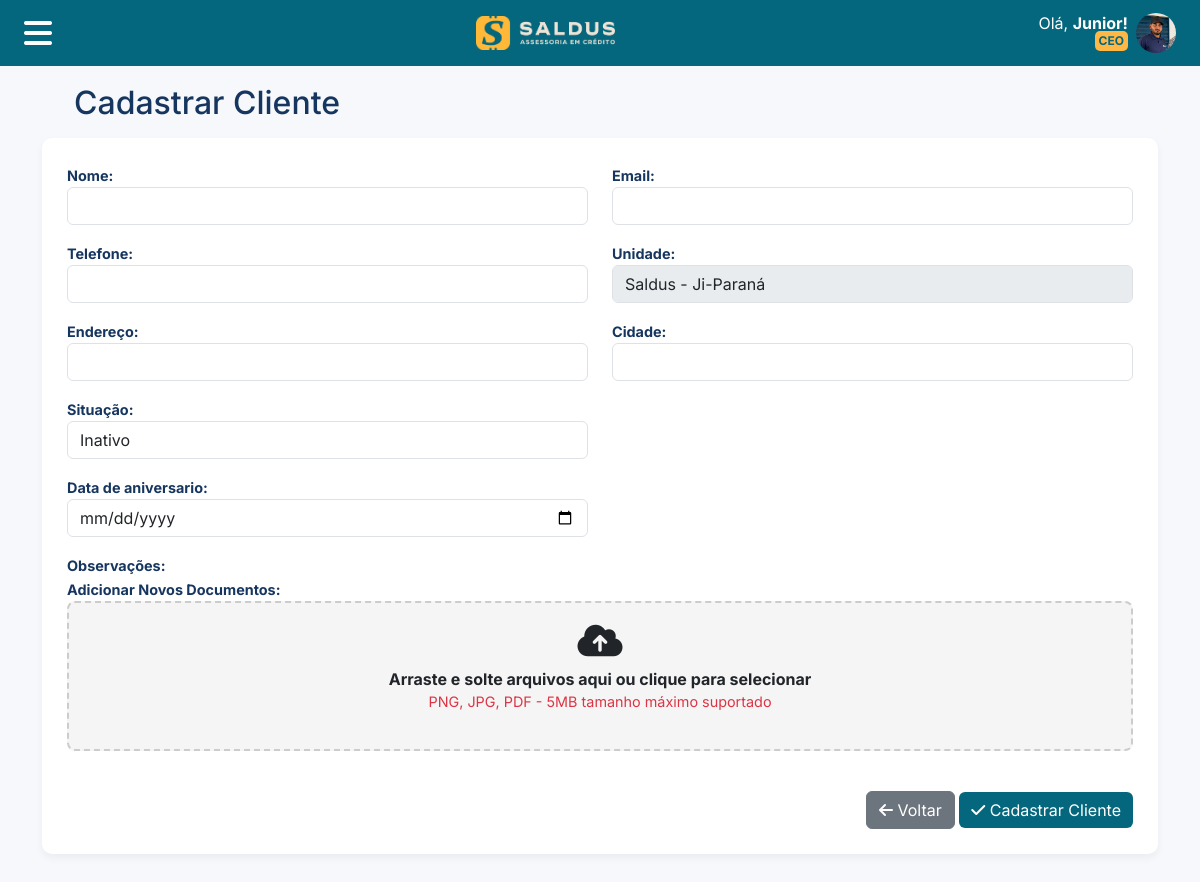
/enterprises/register_client/ (signed in), run on the app's committed database.
### enterprises/models.py (models this page shows, shortened)
class Enterprise(models.Model):
    name = models.CharField(max_length=255)
    cnpj_or_cpf = models.CharField(max_length=18)
    subdomain = models.CharField(
        max_length=63,
        unique=True,
        validators=[validate_subdomain],
        help_text='Subdomínio único para acesso (ex: saldus.nexiun.com.br)',
        verbose_name='Subdomínio'
    )
    logo_light = models.ImageField(
        upload_to=enterprise_directory_path,
        blank=True,
        default='icons/logo.svg',
        null=True,
        verbose_name='Logo Claro',
        help_text='Logo para usar em fundos claros'
    )
    logo_dark = models.ImageField(
        upload_to=enterprise_directory_path,
        blank=True,
        default='icons/logo_white.svg',
        null=True,
        verbose_name='Logo Escuro',
        help_text='Logo para usar em fundos escuros'
    )
    favicon = models.ImageField(
        upload_to=enterprise_directory_path,
        blank=True,
        default='icons/favicon.svg',
        null=True,
        verbose_name='Favicon',
        help_text='Ícone que aparece na aba do navegador (formato .ico, .png ou .svg)'
    )
    primary_color = models.CharField(max_length=7, default='#05677D')
    secondary_color = models.CharField(max_length=7, default='#FFB845')
    text_icons_color = models.CharField(max_length=7, default='#FFFFFF')
    def get_full_domain(self):
        return f"{self.subdomain}.nexiun.com.br"
    def get_absolute_url(self):
        from django.conf import settings
        if settings.DEBUG:
            return f"http://{self.subdomain}.nexiun.local:8000"
        else:
            return f"https://{self.get_full_domain()}"
    def get_logo_url(self, theme='light'):
        from django.templatetags.static import static
        logo_field = self.logo_light if theme == 'light' else self.logo_dark
        default_logo = 'icons/logo.svg' if theme == 'light' else 'icons/logo_white.svg'
        if not logo_field:
            return static(default_logo)
        if str(logo_field) in ['icons/logo.svg', 'icons/logo_white.svg', 'icons/favicon.svg']:
            return static(str(logo_field))
        else:
            return logo_field.url
    def get_logo_dark_url(self):
        return self.get_logo_url('dark')
    def get_favicon_url(self):
        from django.templatetags.static import static
        if not self.favicon:
            return static('icons/favicon.svg')
        if str(self.favicon) in ['icons/logo_white.svg', 'icons/favicon.svg']:
            return static(str(self.favicon))
        else:
            return self.favicon.url

### users/models.py (models this page shows, shortened)
class User(AbstractBaseUser, PermissionsMixin):
    THEME_CHOICES = [
        ('light', 'Tema Claro'),
        ('dark', 'Tema Escuro'),
        ('auto', 'Automático (Sistema)'),
    ]
    name = models.CharField(max_length=255)
    email = models.EmailField(unique=True, null=True)
    cpf = models.CharField(max_length=14, unique=True, null=True)
    phone = models.CharField(max_length=20, null=True)
    theme_preference = models.CharField(
        max_length=10,
        choices=THEME_CHOICES,
        default='light',
        verbose_name='Preferência de Tema',
        help_text='Escolha o tema de aparência do sistema'
    )
    roles = models.ManyToManyField(
        Role,
        blank=True,
        related_name="users",
        verbose_name="Cargos",
        help_text="Cargos atribuídos ao usuário"
    )
    custom_permissions = models.ManyToManyField(
        Permission,
        blank=True,
        related_name="users_with_custom_permission",
        verbose_name="Permissões Customizadas",
        help_text="Permissões específicas além das do cargo"
    )
    date_of_birth = models.DateField(null=True, blank=True, verbose_name="Data de Nascimento")
    profile_image = models.ImageField(upload_to=user_directory_path, blank=True, null=True)
    enterprise = models.ForeignKey(Enterprise, on_delete=models.SET_NULL, null=True, blank=True)
    unit = models.ForeignKey(Unit, on_delete=models.SET_NULL, null=True, blank=True)
    is_active = models.BooleanField(default=True)
    is_staff = models.BooleanField(default=False)
    objects = CustomUserManager()
    USERNAME_FIELD = 'email'
    REQUIRED_FIELDS = ['name']
    def has_perm(self, perm, obj=None):
        if super().has_perm(perm, obj):
            return True
        if not self.is_active:
            return False
        for role in self.roles.filter(is_active=True):
            for permission in role.permissions.all():
                if f"{permission.content_type.app_label}.{permission.codename}" == perm:
                    return True
        for permission in self.custom_permissions.all():
            if f"{permission.content_type.app_label}.{permission.codename}" == perm:
                return True
        return False

class Role(models.Model):
    name = models.CharField(max_length=100, unique=True, verbose_name="Nome")
    code = models.CharField(max_length=50, unique=True, verbose_name="Código")
    description = models.TextField(blank=True, verbose_name="Descrição")
    is_active = models.BooleanField(default=True, verbose_name="Ativo")
    permissions = models.ManyToManyField(
        Permission,
        blank=True,
        verbose_name="Permissões",
        help_text="Permissões padrão deste cargo"
    )
    created_at = models.DateTimeField(auto_now_add=True)
    updated_at = models.DateTimeField(auto_now=True)
    class Meta:
        verbose_name = "Cargo"
        verbose_name_plural = "Cargos"
        ordering = ['name']

### units/models.py (models this page shows, shortened)
class Unit(models.Model):
    name = models.CharField(max_length=255)
    location = models.CharField(max_length=255)
    enterprise = models.ForeignKey(Enterprise, on_delete=models.CASCADE, related_name="units")
    is_active = models.BooleanField(default=True, verbose_name="Ativo")
    royalties_percentage = models.DecimalField(
        max_digits=5, decimal_places=2, default=0,
        verbose_name="Porcentagem de Royalties (%)"
    )
    marketing_percentage = models.DecimalField(
        max_digits=5, decimal_places=2, default=0,
        verbose_name="Porcentagem de Marketing (%)"
    )
    designers_percentage = models.DecimalField(
        max_digits=5, decimal_places=2, default=0,
        verbose_name="Porcentagem de Projetistas (%)"
    )
    collectors_percentage = models.DecimalField(
        max_digits=5, decimal_places=2, default=0,
        verbose_name="Porcentagem de Captadores (%)"
    )
    created_at = models.DateTimeField(auto_now_add=True)
    updated_at = models.DateTimeField(auto_now=True)
    class Meta:
        verbose_name = "Unidade"
        verbose_name_plural = "Unidades"
        ordering = ['name']

### enterprises/views.py (the view, shortened to what this page needs)
# urls.py: path('register_client/', views.register_client_view, name='register_client'),
@login_required
def register_client_view(request):
    if not request.user.has_perm('users.add_clients'):
        messages.error(request, 'Você não tem permissão para cadastrar clientes.')
        return redirect('list_clients')
    if not request.user.unit:
        messages.error(request, "Você precisa estar vinculado a uma unidade para cadastrar clientes.")
        return redirect('list_clients')
    from .models import CLIENT_STATUS_CHOICES
    context = {
        'enterprise': request.user.enterprise,
        'client_documents': [],
        'is_completed': False,
        'user_unit': request.user.unit,
        'status_choices': CLIENT_STATUS_CHOICES
    }
    return render(request, 'enterprises/register_client.html', context)

### enterprises/templates/enterprises/register_client.html (shortened to what this page needs)
{% extends "base/base.html" %}
{% load static %}
{% block content %}
<link rel="stylesheet" type="text/css" href="https://cdnjs.cloudflare.com/ajax/libs/trix/1.3.1/trix.css">
<div class="container">
    <div class="row align-items-center ms-2 me-3 mb-3 mt-3 justify-content-between">
        <div class="col-auto">
            <h2 class="text-color-primary m-0">Cadastrar Cliente</h2>
        </div>
    </div>
</div>
<div class="container-style">
    <form method="post" enctype="multipart/form-data" class="needs-validation" novalidate>
        <div class="row">
            <div class="col-md-6 mb-3">
                <label for="name" class="form-label fw-bold">Nome:</label>
                <input type="text" name="name" id="name" class="form-control" required>
            </div>
            <div class="col-md-6 mb-3">
                <label for="email" class="form-label fw-bold">Email:</label>
                <input type="email" name="email" id="email" class="form-control" required>
            </div>
        </div>
        <div class="row">
            <div class="col-md-6 mb-3">
                <label for="phone" class="form-label fw-bold">Telefone:</label>
                <input type="tel" name="phone" id="phone" class="form-control">
            </div>
            <div class="col-md-6 mb-3">
                <label for="unit" class="form-label fw-bold">Unidade:</label>
                <input type="text" name="unit" id="unit" class="form-control"
                    value="{{ user_unit.name }}" readonly disabled>
            </div>
        </div>
        <div class="row">
            <div class="col-md-6 mb-3">
                <label for="address" class="form-label fw-bold">Endereço:</label>
                <input type="text" name="address" id="address" class="form-control">
            </div>
            <div class="col-md-6 mb-3">
                <label for="city" class="form-label fw-bold">Cidade:</label>
                <input type="text" name="city" id="city" class="form-control">
            </div>
        </div>
        <div class="row">
            <div class="col-md-6 mb-3">
                <label for="status" class="form-label fw-bold">Situação:</label>
                <select name="status" id="status" class="form-control">
                    {% for value, label in status_choices %}
                        <option value="{{ value }}" {% if value == 'INATIVO' %}selected{% endif %}>{{ label }}</option>
                    {% endfor %}
                </select>
            </div>
        </div>
        <div class="row">
            <div class="col-md-6 mb-3">
                <label for="date_of_birth" class="form-label fw-bold">Data de aniversario:</label>
                <input type="date" name="date_of_birth" id="date_of_birth" class="form-control" value="{{ client.date_of_birth|date:'Y-m-d'|default_if_none:'' }}" {% if is_completed %}readonly{% endif %}>
            </div>
        </div>
        <div class="row">
            <div class="col-12">
                <label for="observacoes" class="form-label fw-bold">Observações:</label>
            </div>
        </div>
        <div class="row mb-3">
            <div class="col-12">
                <label for="new_documents" class="form-label fw-bold">Adicionar Novos Documentos:</label>
                <div id="dragDropZone" class="drag-drop-zone">
                    <i class="fas fa-cloud-upload-alt mb-2" style="font-size: 36px;"></i>
                    <div class="fw-bold">Arraste e solte arquivos aqui ou clique para selecionar</div>
                    <p class="alert-docs text-danger">PNG, JPG, PDF - 5MB tamanho máximo suportado</p>
                </div>
            </div>
        </div>
        <div class="row mt-4">
            <div class="col-12 text-end">
                <a href="{% url 'list_clients' %}" class="btn btn-secondary">
                    <i class="fa-solid fa-arrow-left"></i> Voltar
                </a>
                <button type="submit" class="btn btn-primary rounded"
                        style="background-color: {{ enterprise.primary_color }}; border: none;">
                        <i class="fa-solid fa-check"></i> Cadastrar Cliente
                </button>
            </div>
        </div>
    </form>
</div>
{% endblock %}

### templates/base/base.html (shortened to what this page needs)
{% load static %}
{% load permission_tags %}
<!DOCTYPE html>
<html lang="pt-br">
<head>
    <link href="https://cdn.jsdelivr.net/npm/bootstrap@5.3.3/dist/css/bootstrap.min.css" rel="stylesheet">
    <link rel="stylesheet" href="https://cdn.jsdelivr.net/npm/bootstrap-icons@1.11.3/font/bootstrap-icons.min.css">
    <link rel="stylesheet" href="https://cdnjs.cloudflare.com/ajax/libs/font-awesome/6.7.2/css/all.min.css">
</head>
<body>
    <nav class="navbar navbar-custom fixed-top">
        <div class="navbar-container">
            <div class="row w-100 g-0">
                <div class="col-auto d-flex align-items-center ">
                    <button type="button" data-bs-toggle="offcanvas" data-bs-target="#offcanvasNavbar" aria-controls="offcanvasNavbar" aria-label="Toggle navigation" class="btn m-0 menu-toggle-btn">
                        <i class="fa-solid fa-bars" style="font-size: 2rem; color: white; padding: 0;"></i>
                    </button>
                </div>
                <div class="col d-flex align-items-center justify-content-center">
                    <a class="navbar-brand m-0 d-flex align-items-center" href="/">
                        {% if enterprise %}
                            <img src="{{ enterprise.get_logo_dark_url }}" alt="Logo" class="d-block" style="height: 50px;">
                        {% else %}
                            <img src="{% static 'icons/logo_white.svg' %}" alt="Logo Padrão" class="d-block" style="height: 50px;">
                        {% endif %}
                    </a>
                </div>
                <div class="col-auto d-flex align-items-center me-2">
                    <div class="ms-2 text-end p-0 me-2" style="line-height: 1;">
                        <p class="text_icons_color m-0 p-0">Olá, <span class="fw-bold">{{ first_name }}!</span></p>
                        <span class="badge badge-style-group-user m-0 p-1">{{ user.roles.first.name|default:"Usuário" }}</span>
                    </div>
                    <img src="{% if user.profile_image %}{{ user.profile_image.url }}{% else %}{% static 'images/user_default_icon.svg' %}{% endif %}" alt="Usuário" class="rounded-circle" style="height: 40px; width: 40px;">
                </div>
            </div>
        </div>
    </nav>
    <main class="container espacing-title">
        {% block content %}{% endblock %}
    </main>
</body>
</html>

### enterprises/templates/enterprises/register_client.html (style rules this page uses)
.alert-docs { color: #6c757d; font-size: 0.9rem; }
.drag-drop-zone { background-color: #f5f5f5; border: 2px dashed #ccc; border-radius: 8px; cursor: pointer; transition: all 0.3s ease; padding: 20px; text-align: center; }
.form-label { font-size: 0.9rem; margin-bottom: 0%; color: #16365f; }

### data on the page
Enterprise: get_logo_dark_url (picture)
User: roles.first.name "CEO", profile_image (picture)
Unit: unit "Saldus - Ji-Paraná"

### other printed values
{{ first_name }} "Junior"
form field status "Inativo"
